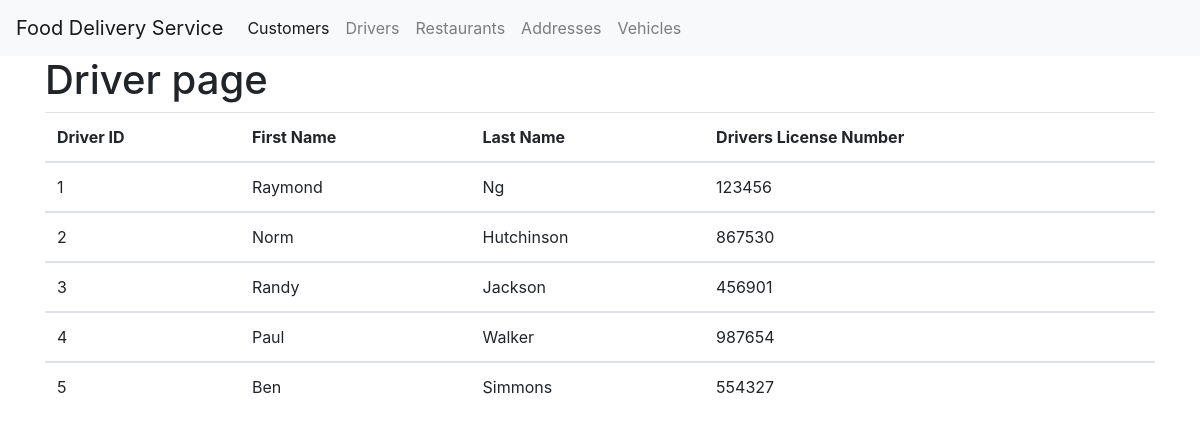
Page /drivers on the committed database.
### tables this page shows
CREATE TABLE Driver (
	driver_id integer,
	first_name char(50),
    last_name char(50),
	drivers_license_number integer,
	PRIMARY KEY (driver_id),
	UNIQUE (drivers_license_number)
);

### app.py (the view)
@app.route('/drivers')
def drivers():
    db_conn = sqlite3.connect("food_delivery.db")
    cur = db_conn.cursor()
    tableData =  table("Driver")
    db_conn.close()
    return render_template('drivers.html', tableData = tableData)

### app.py (called while the page is built)
def select_table(table: str, attributes: str) -> str:
    db_conn = sqlite3.connect("food_delivery.db")
    cur = db_conn.cursor()
    out = []
    for row in cur.execute(f"SELECT {attributes} FROM {table}"):
        out.append(row)
    return out

@app.route("/tables/<tablename>", methods=['GET'])
def table(tablename: str):
    attributes = request.args.get("attributes")
    if attributes is None:
        attributes = "*"
    return select_table(tablename, attributes)

### templates/drivers.html
{% extends 'base.html' %}
{% block content %}
    <h1>Driver page</h1>
    <div>
    <table class="table">
        <thead>
        <tr>
            <th scope="col">Driver ID</th>
            <th scope="col">First Name</th>
            <th scope="col">Last Name</th>
            <th scope="col">Drivers License Number</th>
        </tr>
        </thead>
        {% for user in tableData %}
        <tbody>
        <td>{{ user[0] }} </td>
        <td>{{ user[1] }} </td>
        <td>{{ user[2] }} </td>
        <td>{{ user[3] }} </td>
        </tbody>
        {% endfor %}
    </table>
    </div>
{% endblock %}

### rows in the picture
Driver: driver_id "1", first_name "Raymond", last_name "Ng", drivers_license_number "123456"
Driver: driver_id "2", first_name "Norm", last_name "Hutchinson", drivers_license_number "867530"
Driver: driver_id "3", first_name "Randy", last_name "Jackson", drivers_license_number "456901"
Driver: driver_id "4", first_name "Paul", last_name "Walker", drivers_license_number "987654"
Driver: driver_id "5", first_name "Ben", last_name "Simmons", drivers_license_number "554327"
